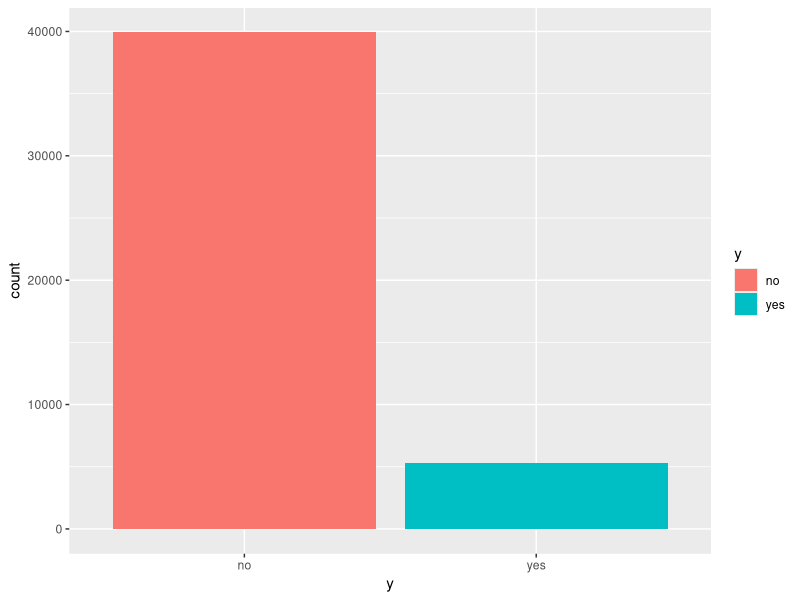
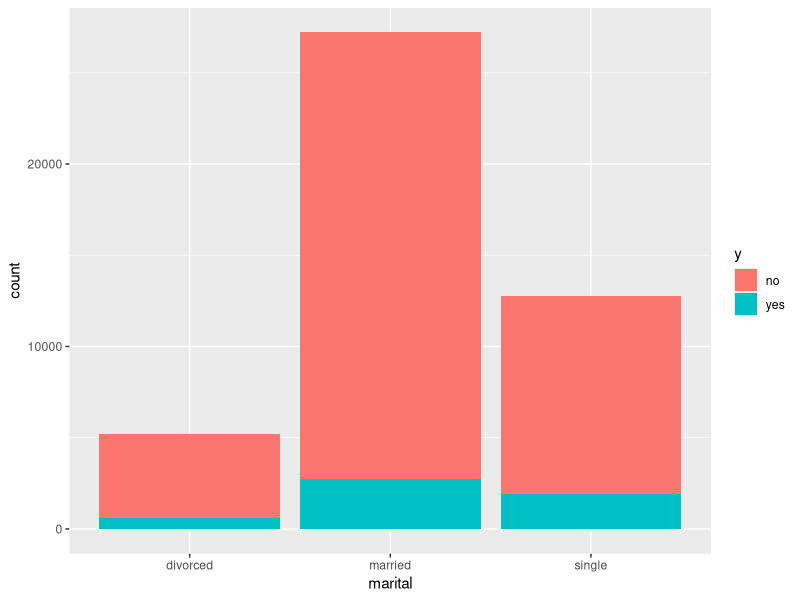
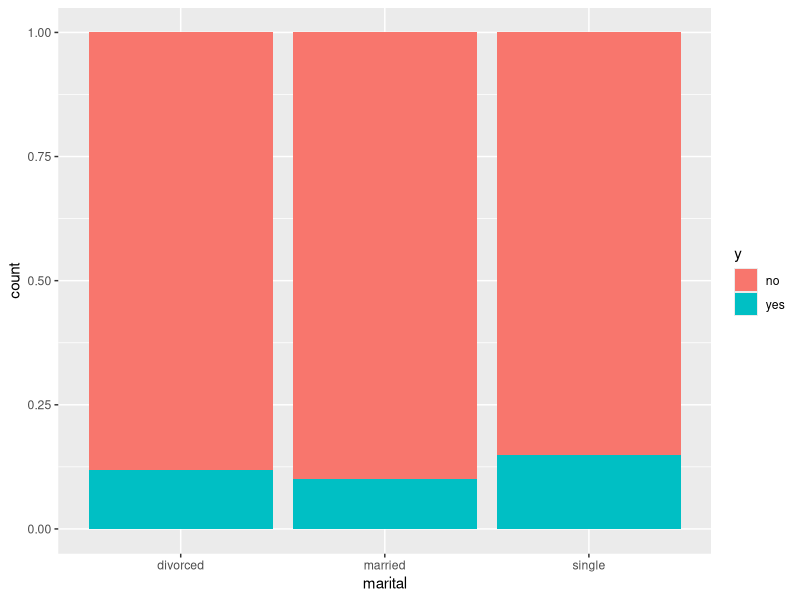
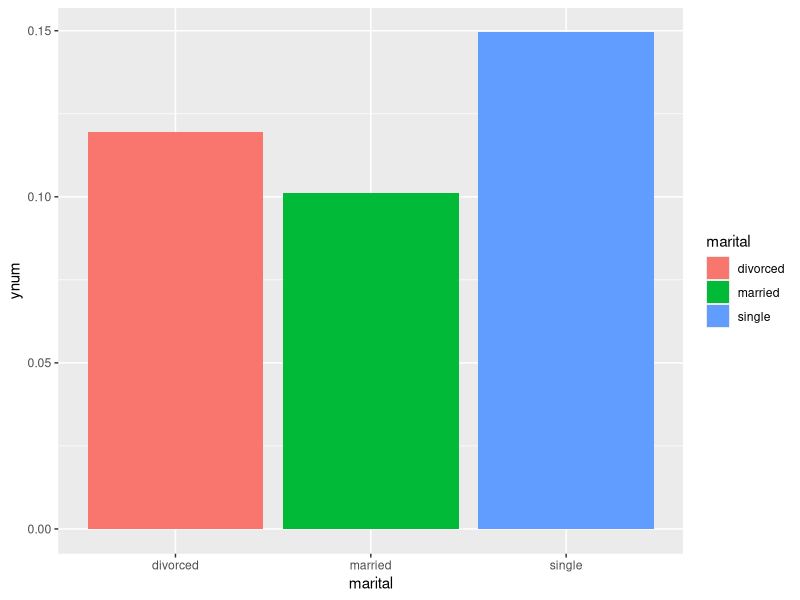
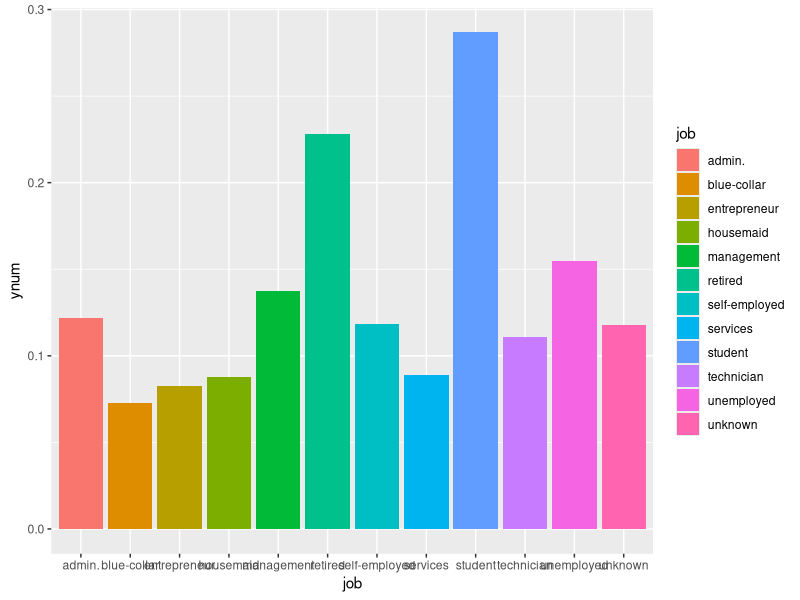
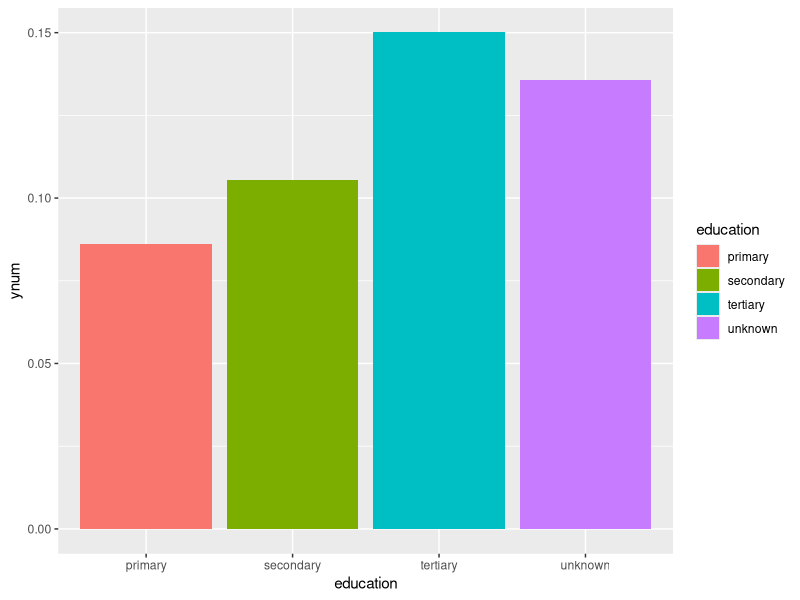
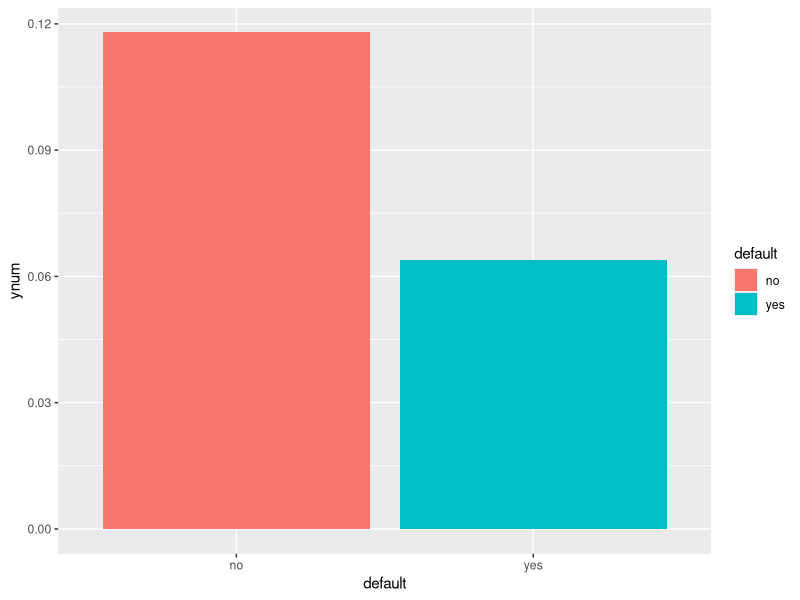
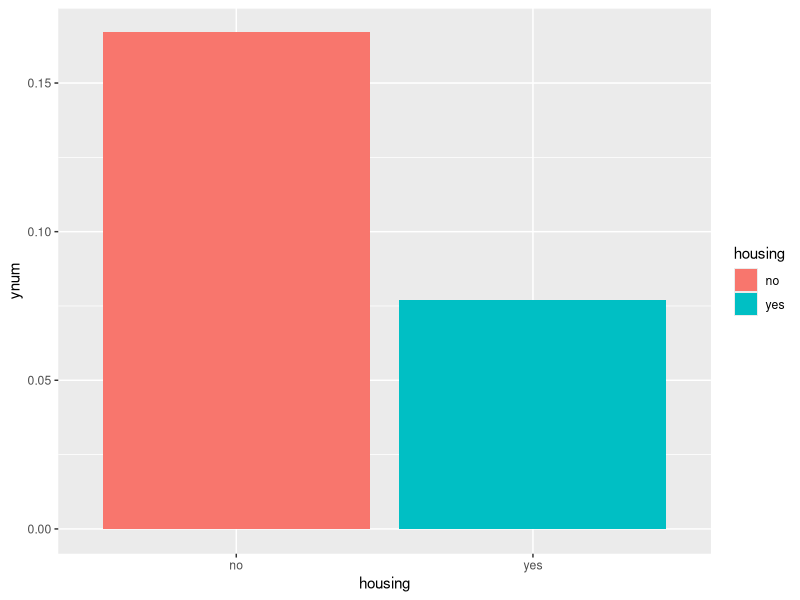

Write R code to recreate these figures, in order.
library(tidyverse)
library(skimr)

bank <- read_csv("bank.csv")
skim(bank)

# Variable dependiente : y

bank %>% 
  count(y)

ggplot(bank,aes(x=y,fill=y)) +
  geom_bar()

# Variable dependiente vs Variables Independientes (Categoricas)

# Marital

ggplot(bank,aes(x=marital,fill=y)) +
  geom_bar()

ggplot(bank,aes(x=marital,fill=y)) +
  geom_bar(position="fill")

bank %>% 
  mutate(ynum = if_else(y=="yes",1,0)) %>% 
  ggplot(aes(x=marital,y=ynum,fill=marital)) +
  geom_bar(stat="summary",fun=mean)

# Job

bank %>% 
  mutate(ynum = if_else(y=="yes",1,0)) %>% 
  ggplot(aes(x=job,y=ynum,fill=job)) +
  geom_bar(stat="summary",fun=mean)

# Education

bank %>% 
  mutate(ynum = if_else(y=="yes",1,0)) %>% 
  ggplot(aes(x=education,y=ynum,fill=education)) +
  geom_bar(stat="summary",fun=mean)

# Default

bank %>% 
  mutate(ynum = if_else(y=="yes",1,0)) %>% 
  ggplot(aes(x=default,y=ynum,fill=default)) +
  geom_bar(stat="summary",fun=mean)

# Housing 

bank %>% 
  mutate(ynum = if_else(y=="yes",1,0)) %>% 
  ggplot(aes(x=housing,y=ynum,fill=housing)) +
  geom_bar(stat="summary",fun=mean)

# Loan

bank %>% 
  mutate(ynum = if_else(y=="yes",1,0)) %>% 
  ggplot(aes(x=loan,y=ynum,fill=loan)) +
  geom_bar(stat="summary",fun=mean)

# Variable dependiente vs Variables Independientes (Continuas)

# Balance

bank %>% 
  mutate(ynum = if_else(y=="yes",1,0), balanceQ5 = as_factor(ntile(balance,5))) %>% 
  ggplot(aes(x=balanceQ5,y=ynum,fill=balanceQ5)) +
  geom_bar(stat="summary",fun=mean)

# Age

bank %>% 
  mutate(ynum = if_else(y=="yes",1,0), ageQ5 = as_factor(ntile(age,5))) %>% 
  ggplot(aes(x=ageQ5,y=ynum,fill=ageQ5)) +
  geom_bar(stat="summary",fun=mean)





